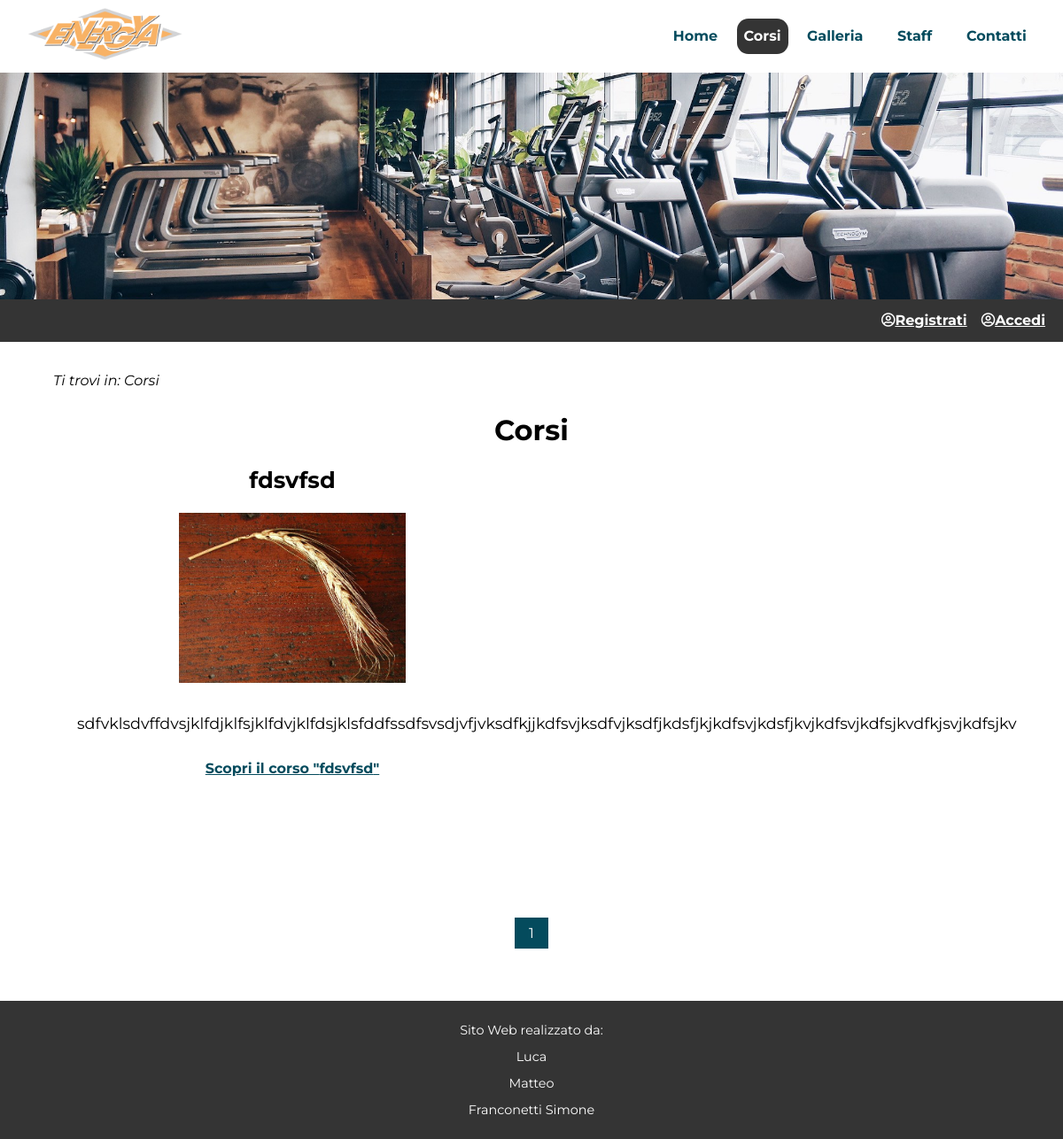
/corsi.php, run on the app's committed database.
### tables this page shows
CREATE TABLE `corsi` (
  `corsi_id` int(7) NOT NULL,
  `titolo` varchar(100) NOT NULL,
  `descrizione` varchar(800) NOT NULL,
  `immagine` varchar(200) NOT NULL,
  `descrizione_long` varchar(2000) NOT NULL,
  `alt` varchar(20) NOT NULL
);

### connection.php (called while the page is built, shortened)
<?php
class DBConnection
{
  public $conn;
  public function openConnection()  {
    $this->conn = mysqli_connect(static::host, static::user, static::pwd, static::db);
    return true;
  }
  public function numCorsi(){
    $querySelect= "SELECT * FROM  corsi";
    $queryResult= mysqli_query ($this->conn,$querySelect) or die (mysqli_error($this->conn));
    return mysqli_num_rows($queryResult);
  }
  public function getCorsi($this_page_first_result,$results_per_page){
    $querySelect= 'SELECT * FROM  corsi LIMIT ' . $this_page_first_result . ',' .  $results_per_page .'';
    $queryResult= mysqli_query ($this->conn,$querySelect) or die (mysqli_error($this->conn));
    if (mysqli_num_rows($queryResult)==0)
      return null;
    else{
      $result=array();
      while ($row=mysqli_fetch_assoc($queryResult)){
        $arrayCorso=array(
          'Id'=>$row['corsi_id'],
          'Titolo'=>$row['titolo'],
          'Descrizione'=>$row['descrizione'],
          'Alt'=>$row['alt'],
          'Immagine'=>$row['immagine']
        );
        array_push($result,$arrayCorso);
      }
      return $result;
    }
  }
};
?>

### corsi.php (the view, shortened to what this page needs)
<?php
require_once __DIR__ . DIRECTORY_SEPARATOR . "connection.php";
$connection = new DBConnection();
$dbOpen=$connection->openConnection();
if ($dbOpen){
		$number_of_results=$connection->numCorsi();
    $results_per_page = 4;
    $number_of_pages = ceil($number_of_results/$results_per_page);
    if (!isset($_GET['page']) || $_GET['page']>$number_of_pages || $_GET['page']<0) {
      $page = 1;
    } else {
      $page = $_GET['page'];
    }
    $this_page_first_result = ($page-1)*$results_per_page;
    $listaCorsi=$connection->getCorsi($this_page_first_result,$results_per_page);
	}
else {
		$_SESSION["error"] = "Connessione non stabilita correttamente";
	}
?>
<!DOCTYPE html PUBLIC "-//W3C//DTD XHTML 1.0 Strict//EN" "http://www.w3.org/TR/xhtml1/DTD/xhtml1-strict.dtd">
<html xmlns="http://www.w3.org/1999/xhtml" xml:lang="it" lang="it">
<head>
<link rel="stylesheet" type="text/css" href="CSS/css_index.css" media="handheld, screen"/>
<link rel="stylesheet" type="text/css" href="CSS/css_index_small_1200px.css" media="handheld, screen and (max-width:1200px),only screen and (max-device-width:1200px)"/>
<link rel="stylesheet" type="text/css" href="CSS/css_index_small_768px.css" media="handheld, screen and (max-width:768px),only screen and (max-device-width:768px)"/>
<link rel="stylesheet" type="text/css" href="CSS/css_index_small_480px.css" media="handheld, screen and (max-width:480px),only screen and (max-device-width:480px)"/>
<link rel="stylesheet" href="https://cdnjs.cloudflare.com/ajax/libs/font-awesome/4.7.0/css/font-awesome.min.css">
<link rel='stylesheet' href='https://use.fontawesome.com/releases/v5.5.0/css/all.css'>
</head>
<body>
	<div id="nav">
		<div id="logo"><img src="IMG/logo2.png" alt="Logo Energya"/></div>
    <ul class="menuItems" id="menuu" >
			<li xml:lang="en"><a href="index.php">Home</a></li>
			<li id="currentLink">Corsi</li>
      <li><a href="galleria.php">Galleria</a></li>
			<li><a href="staff.php" xml:lang="en">Staff</a></li>
			<li><a href="contatti.php">Contatti</a></li>
		</ul>
	</div>
	<div id="header">
	</div>
  <?php require_once __DIR__ . DIRECTORY_SEPARATOR . "userbar.php";
   ?>
	<div id="content">
		<div id="breadcrumb">
			<p>Ti trovi in: Corsi </p>
		</div>
  	<h1 class="center">Corsi</h1>
  	<?php foreach ($listaCorsi as $corso) {
  		echo '<div class="box Sx">';
  		echo '<h2>'.$corso['Titolo'].'</h2>';
      echo '<img src="'.$corso['Immagine'].'" alt="'.$corso['Alt'].'"/>';
  		echo '<p>'.$corso['Descrizione'].'</p>';
      echo '<a href="corsoSingolo.php?id='.$corso['Id'].'">Scopri il corso "'.$corso['Titolo'].'"</a>';
  		echo '</div>';
  	} ?>
    <div class="pagination"><?php
    for ($page=1;$page<=$number_of_pages;$page++) {
      if ($_GET['page']!=$page)
        echo '<a href="corsi.php?page=' . $page . '">' . $page . '</a> ';
      else {
        echo '<span class="active"' . $page . '">' . $page . '</span> ';
      }
    }
    ?></div>
		</div>
<div id="footer">
  <p>Sito <span xml:lang="en" xml:abbr title="World Wide Web">Web</abbr>  realizzato da: </p>
  <p>Luca</p>
  <p>Matteo</p>
  <p>Franconetti Simone</p>
</div>
</body>
</html>

### CSS/css_index.css (style rules this page uses)
* { margin:0; padding:0; }
body { line-height: 1.5em; margin: auto; background: #E4E4E4; max-width: 1200px; font-family: 'Montserrat',sans-serif; }
h1 { font-size:2em; margin-bottom: 1em; margin-top: 1em; }
h2 { font-size:1.6em; margin-bottom: 1em; }
p { font-size: 1.1em; margin:0.8em 0 0.8em 0; }
.center { text-align: center; }
a { color: #044B5D; font-weight: bold; }
#nav { margin:0; padding-left: 2%; padding-right: 2%; text-align: right; background-color: #fff; }
#logo { float:left; padding: 0.5em 0 0.5em 0; }
#logo img { max-height: 3.8em; vertical-align:middle; }
#nav li { display: inline-block; padding: 1.8em 0.8% 1.8em 0.8%; }
#nav li>a { border-radius: 0.8em; padding: 0.5em; color: #044B5D; }
#nav li>a:link { color: #044B5D; text-decoration: none; }
#nav #currentLink { height: 100%; border-radius: 0.8em; padding: 0.5em; cursor:default; color: #fff; background-color: #343434; font-weight: bold; }
#header { color:white; background-color: black; background-image: url("../IMG/banner.jpg"); height: 16em; background-size:cover; background-position: center; text-align: center; }
#content { padding:2em 5% 2em 5%; background: #fff; text-align:left; overflow: hidden; }
#content #breadcrumb p { font-style: italic; font-size: 1em; margin: 0; }
.Sx { float:left; }
.box img { max-height: 12em; max-width: 70%; }
.box p { margin: auto; padding: 5%; }
.box { min-height: 30em; text-align: center; width: 50%; }
.pagination { text-align: center; clear: both; padding: 2em 0 2em 0; }
.pagination span.active { padding: 0.5em 1em; text-decoration: none; background-color: #044B5D; color: white; }
#footer { text-align: center; background-color: #343434; color:#fff; padding: 1em; clear: both; }
#footer p { font-size:0.9em; margin: 0.4em 0 0.4em 0; }

### CSS/css_index_small_1200px.css (style rules this page uses)
body { margin-top:0; margin-bottom:0; }

### CSS/css_index_small_768px.css (style rules this page uses)
#nav { text-align: center; }
#nav li { display: inline-block; padding: 1.5em 1% 1.5em 1%; }
#logo { display:none; float:none; }
#header { height: auto; padding: 4em 0 4em 0; background-image: linear-gradient(rgba(0, 0, 0, 0.5), rgba(0, 0, 0, 0.5)), url("/IMG/banner.jpg"); background-size:cover; }
h1 { font-size:1.8em; }
h2 { font-size:1.4em; }
p { font-size:1.0em; }
.box { width: 100%; min-height: 20em; margin-bottom: 3em; }
.box img { max-width: 60%; max-height: auto; }
.box p { padding: 3%; }

### CSS/css_index_small_480px.css (style rules this page uses)
body { line-height: 1.4em; }
#nav { position:absolute; width: 100%; min-height: 3em; padding:0; background-color: #fff; }
.menuItems { display: block; width: 100%; height: 0; overflow: hidden; }
#nav li { clear: both; width: 100%; display: block; padding: 0.9em 0 0.9em 0; background-color: #fff; color: #044B5D; }
#nav #currentLink { border-radius: 0; padding: 0.9em 0 0.9em 0; }
#header { padding: 6em 0 3em 0; }
#content #breadcrumb p { font-size: 0.9em; }
#footer p { font-size: 0.9em; }
h1 { margin-bottom:0; }
.box h2 { margin: 1em 0 0.5em 0; }
.box { width: 100%; min-height: auto; }
.box img { display: none; }
.box p { padding: 0 0 0.5em 0; }

### data on the page
corsi: titolo "fdsvfsd", immagine (picture), descrizione "sdfvklsdvffdvsjklfdjklfsjklfdvjklfdsjklsfddfssdfsvsdjvfjvksdfkjjkdfsvjksdfvjksdfjkdsfjkjkdfsvjkdsfjkvjkdfsvjkdfsjkvdfkjsvjkdfsjkv"
